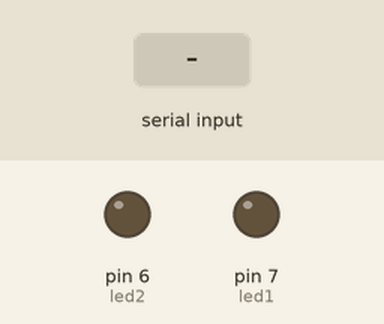
This sketch was run on a simulated Arduino Uno, built with avr-gcc and run on an emulated ATmega328P. Shown: output pins drawn as LEDs (lit = HIGH). The inputs (shaded band) are chosen by the test bench.

Above: at 1.2 s.
1.3 s: "W" received over Serial
At 2.0 s:
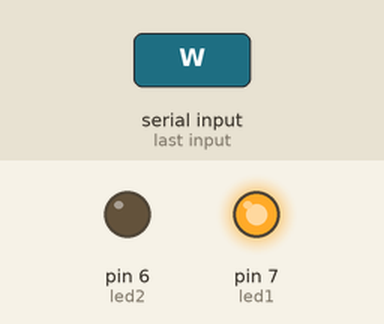
2.8 s: "U" received over Serial
At 3.1 s:
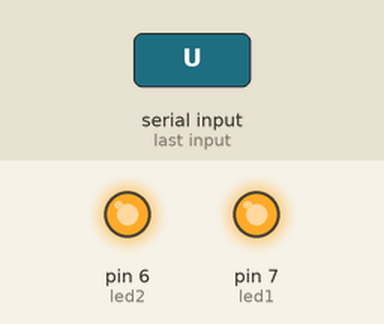
4.3 s: "w" received over Serial
At 5.5 s:
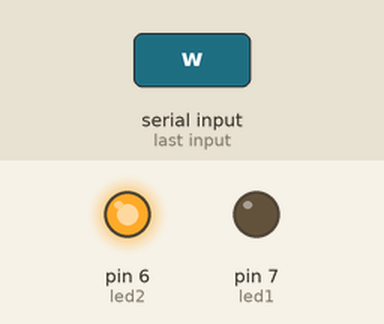
5.8 s: "u" received over Serial
At 6.6 s:
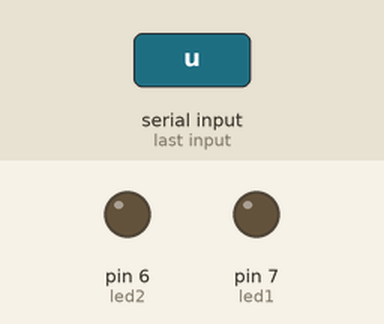
Timing chart, 0 to 8.3 s (numbered marks = the images above; inputs shaded):
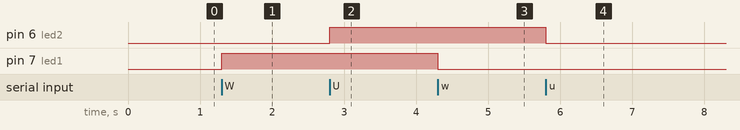

Measured:
- after the input at 1.3 s, pin 7 (led1): LOW → HIGH at once
- after the input at 2.8 s, pin 6 (led2): LOW → HIGH at once
- after the input at 4.3 s, pin 7 (led1): HIGH → LOW at once
- after the input at 5.8 s, pin 6 (led2): HIGH → LOW at once

The sketch:

Kod.ino
```cpp
int led1=7;
int led2=6;
byte veri;
void setup() {
    Serial.begin(9600);
    pinMode(led1,OUTPUT);
    pinMode(led2,OUTPUT);
}
void loop() {
    if(Serial.available()){ //Serial Kullanabilir İse
        veri = Serial.read();         //Veriyi oku
        if(veri=='W')                 //Gelen
            digitalWrite(led1,HIGH);  //Verileri
        else if(veri=='w')            //Kontrol
            digitalWrite(led1,LOW);   //Ederek
        else if(veri=='U')            //Uygun
            digitalWrite(led2,HIGH);  //Ledi
        else if(veri=='u')            //Aç
            digitalWrite(led2,LOW);   //Kapat
    }
}
```
